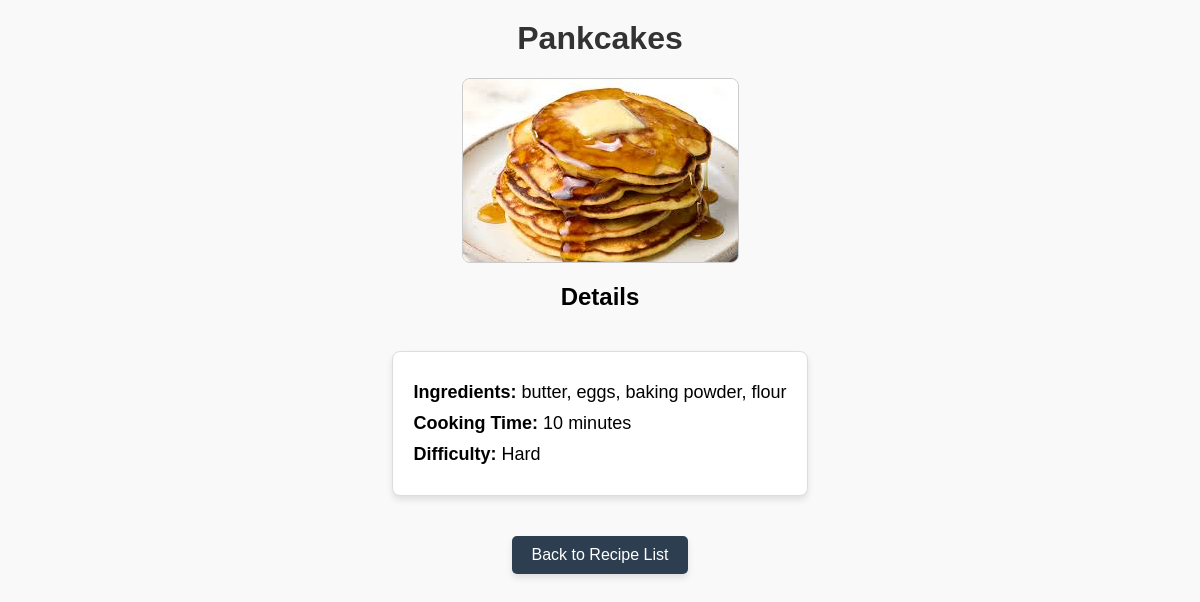
/list/6 (signed in), run on an earlier commit of the app's database.
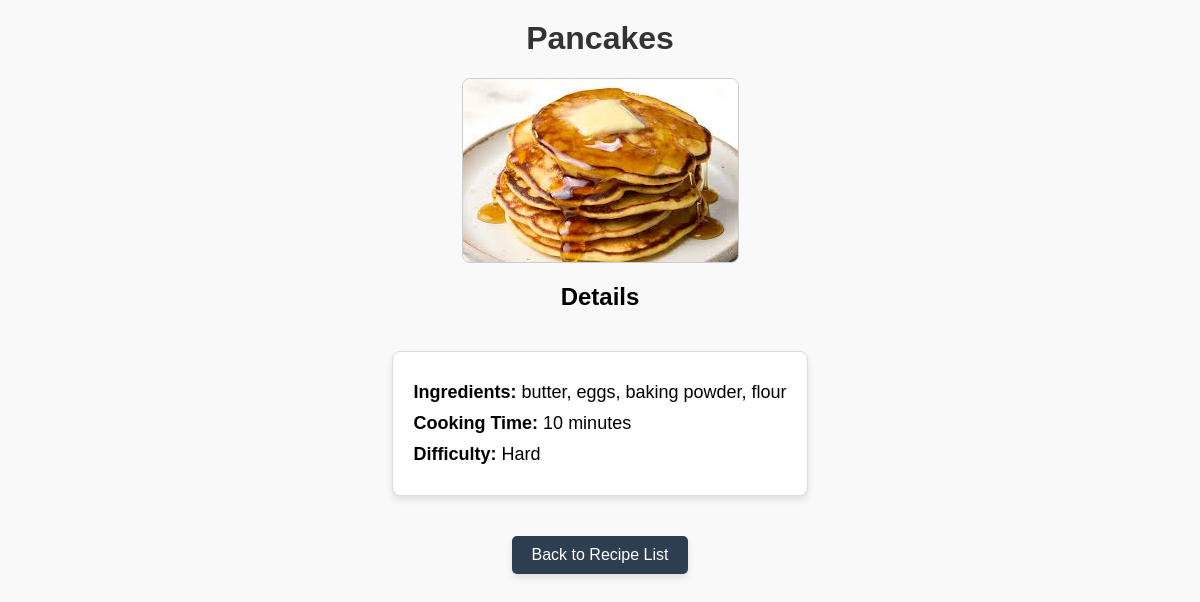
And on a later commit of the database.
### recipes/models.py (models this page shows, shortened)
class Recipe(models.Model):
    name = models.CharField(max_length=50)
    ingredients = models.CharField(max_length=255)
    cooking_time = models.IntegerField()
    difficulty = models.CharField(max_length=20, blank=True) # Optional or default value
    pic = models.ImageField(upload_to='recipes', default='no_picture.jpg')
    created_date = models.DateTimeField(auto_now_add=True)

### recipes/views.py (the view)
# urls.py: path('list/<int:pk>', RecipeDetailView.as_view(), name='recipes_detail'),
class RecipeDetailView(LoginRequiredMixin, DetailView):
    model = Recipe
    template_name = 'recipes/recipes_detail.html'

### recipes/templates/recipes/recipes_detail.html (shortened to what this page needs)
{% load static %}
<!DOCTYPE html>
<html>
<head>
</head>
<body>
    <h1>{{ object.name }}</h1>
    {% if object.pic %}
    <img src="{{ object.pic.url }}" alt="{{ object.name }}" style="max-width: 400px; height: auto;">
    {% else %}
    <p>No picture available</p>
    {% endif %}
    <h2>Details</h2>
    <ul>
        <li><strong>Ingredients:</strong> {{ object.ingredients }}</li>
        <li><strong>Cooking Time:</strong> {{ object.cooking_time }} minutes</li>
        <li><strong>Difficulty:</strong> {{ object.difficulty }}</li>
    </ul>
    <div>
        <a href="{% url 'recipes:recipes_list' %}">Back to Recipe List</a>
    </div>
</body>
</html>

What changed in the data, as far as the page shows it:
changed Recipe "butter, eggs, baking powder, flour": name "Pankcakes" → "Pancakes"
